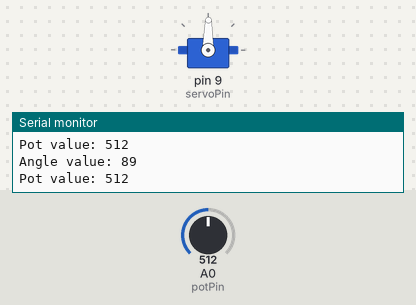
Recording of a sketch running on a simulated Arduino Uno, built with avr-gcc and run on an emulated ATmega328P. Parts: servo, the last lines printed to the serial monitor. The test bench sets the inputs (shaded band); at power-on: A0 (potPin) = 512.

Above: at 1.2 s.
1.3 s: A0 (potPin) set to 562
At 2.5 s:
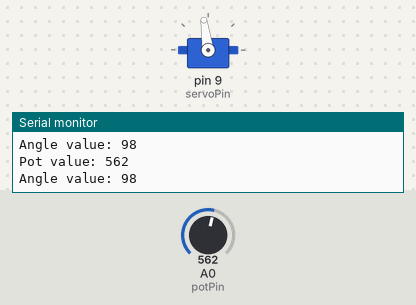
2.8 s: A0 (potPin) set to 583
At 3.2 s:
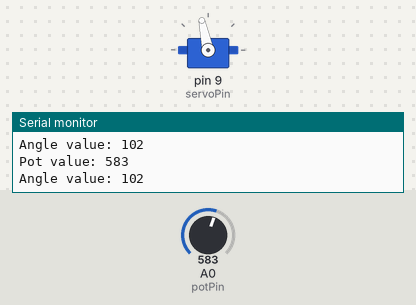
4.3 s: A0 (potPin) set to 0
At 5.3 s:
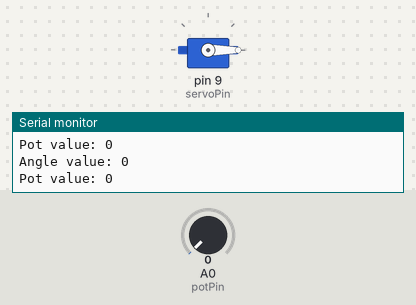
5.8 s: A0 (potPin) set to 8
At 7.1 s:
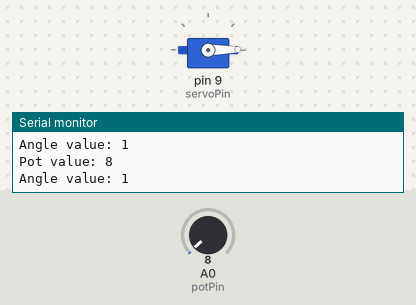
8.8 s: A0 (potPin) set to 11
11.8 s: A0 (potPin) set to 54
At 12.2 s:
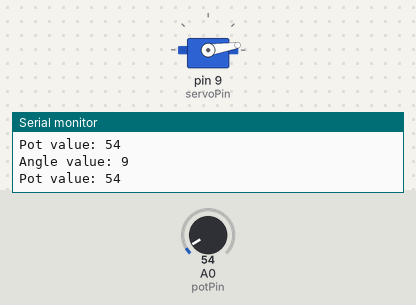
14.8 s: A0 (potPin) set to 64
At 15.3 s:
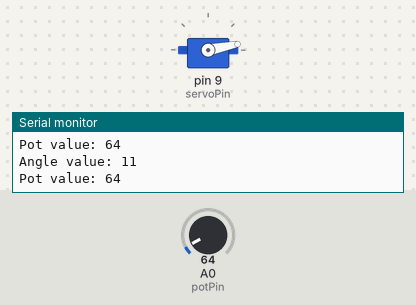
Timing chart, 0 to 17.3 s (numbered marks = the images above; inputs shaded):
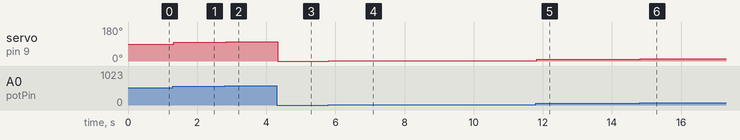

Measured:
- after the input at 1.3 s, servo on pin 9 (servoPin): 89° → 98° at once
- after the input at 2.8 s, servo on pin 9 (servoPin): 98° → 102° at once
- after the input at 4.3 s, servo on pin 9 (servoPin): 102° → 0° at once
- after the input at 5.8 s, servo on pin 9 (servoPin): 0° → 1° at once
- after the input at 11.8 s, servo on pin 9 (servoPin): 1° → 9° at once
- after the input at 14.8 s, servo on pin 9 (servoPin): 9° → 11° at once

The sketch:

Project_05.ino
```cpp
#include <Servo.h>

Servo myServo;
int const potPin = A0;
int const servoPin = 9;
int const comRate = 9600;
int potValue;
int angleValue;

void setup() {
  // put your setup code here, to run once:
  myServo.attach(servoPin);
  Serial.begin(comRate);
}

void loop() {
  // put your main code here, to run repeatedly:
  potValue = analogRead(potPin);
  Serial.print("Pot value: ");
  Serial.print(potValue);
  Serial.print("\n");

  angleValue = map(potValue, 0, 1023, 0, 179);
  Serial.print("Angle value: ");
  Serial.print(angleValue);
  Serial.print("\n");

  myServo.write(angleValue);

  delay(15);
}
```
